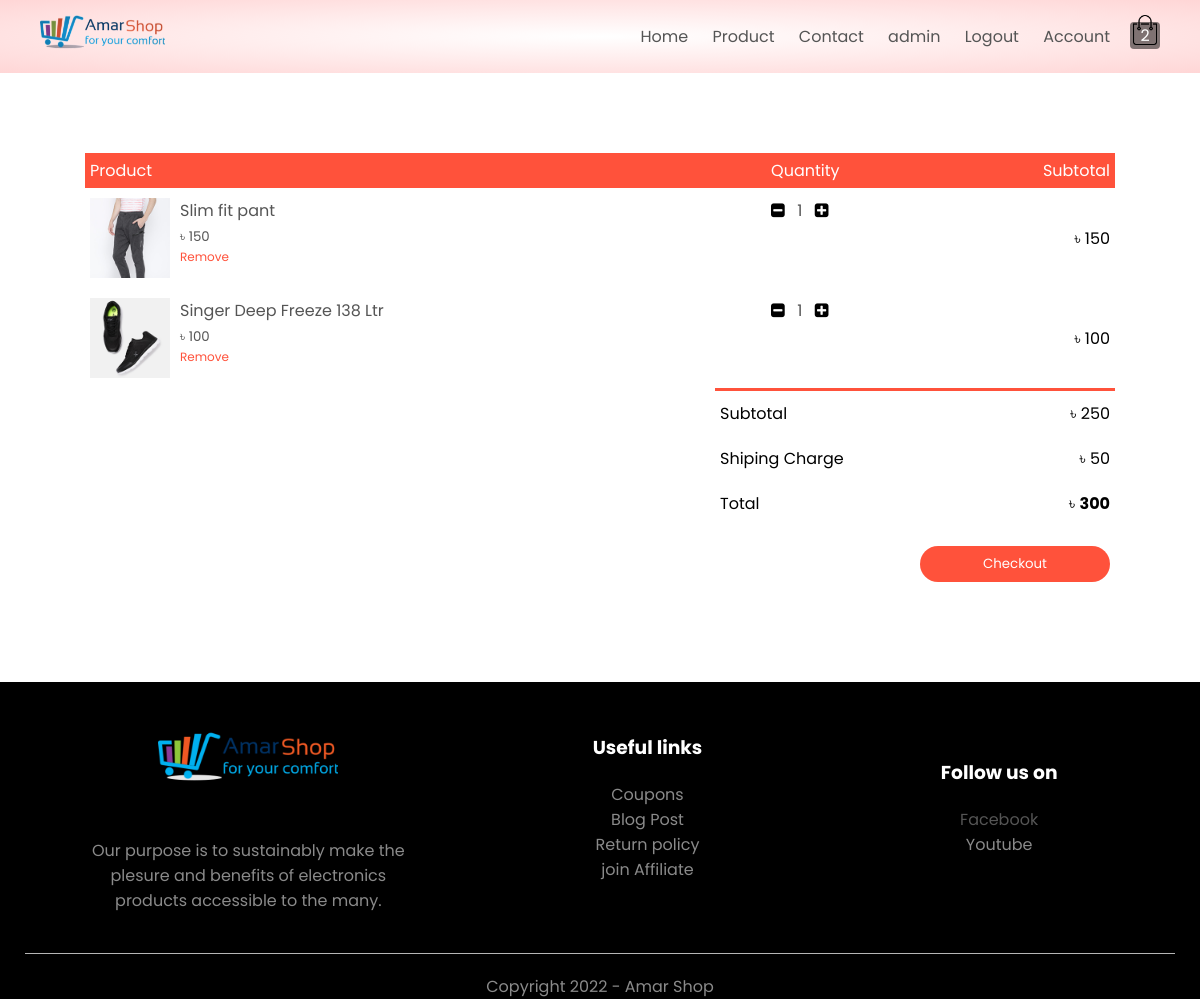
The app's page /cart/ (signed in) with its own data.
### shop/models.py (models this page shows, shortened)
class Cart(models.Model):
    _user = models.ForeignKey(User, on_delete=models.CASCADE)
    product = models.ForeignKey(Product, on_delete=models.CASCADE)
    quantity = models.PositiveIntegerField(default=1)
    added_at = models.DateTimeField(auto_now_add=True)
    class Meta:
        ordering = ['added_at']
    @property
    def get_sub_total(self):
        return self.quantity * self.product.discount_price

class ProductImage(models.Model):
    image = models.ImageField(upload_to=utails.get_upload_dir)
    @property
    def get_url(self):
        return f"/media/{self.image}"

class Product(models.Model):
    product_id = models.CharField(max_length=20, primary_key=True, unique=True, blank=True)
    category = models.CharField(max_length=50, choices=utails.PRODUCT_CATEGORY, null=True, blank=True)
    title = models.CharField(max_length=250)
    model = models.CharField(max_length=250, null=True, blank=True)
    image = models.ManyToManyField(ProductImage)
    description = models.TextField(null=True, blank=True)
    status = models.CharField(max_length=20, choices=utails.PRODUCT_STATUS, null=True, blank=True)
    quantity = models.PositiveIntegerField()
    regular_price = models.PositiveIntegerField()
    discount_price = models.PositiveIntegerField()
    rating = models.FloatField(default=5.0, null=True, blank=True)
    added_at = models.DateTimeField(auto_now_add=True)
    class Meta:
        ordering = ['added_at']

### shop/views.py (the view, shortened to what this page needs)
# urls.py: path('cart/', views.cart, name='cart'),
@login_required
def cart(request):
    CART = True
    user = request.user
    cart_products = Cart.objects.filter(_user=user)
    sub_total_cost = 0
    for cart in cart_products:
        sub_total_cost += cart.get_sub_total
    CHECKOUT = False
    CUSTOMERS = False
    ADDRESS = False
    context = {
        'carts': cart_products,
        'shiping': SHIPING_CHARGE,
        'sub_total': sub_total_cost,
        'total_cost': sub_total_cost+SHIPING_CHARGE,
        'CART': CART,
        'CHECKOUT': CHECKOUT,
        'ADDRESS' : ADDRESS,
        'customers': CUSTOMERS,
    }
    return render(request, 'shop/cart.html', context)

### shop/templatetags/cart_product.py (called while the page is built)
@register.filter
def count_cart_product(user):
    try:
        all_cart_product = Cart.objects.filter(_user=user)
        if all_cart_product:
            count = 0
            for cart in all_cart_product:
                count += cart.quantity
            return count
    except Exception as e:
        pass
    return 0

### templates/shop/cart.html (shortened to what this page needs)
{% extends "base.html" %}
{% load static %}
{% block content %}
<div class="small-container cart-page" id="cart-main-container">
    {% if CART %}
    {% if carts %}
    <table>
        <thead id="temp">
            <th>Product</th>
            <th>Quantity</th>
            <th>Subtotal</th>
        </thead>
        {% for cart in carts %}
        <tr>
            <td>
                <div class="cart-info">
                    {% with cart.product.image.all|first as image %}
                        <img src="{{image.get_url}}"/>
                    {% endwith %}
                    <div class="">
                        <p>{{cart.product.title}}</p>
                        <small>&#2547; {{cart.product.discount_price}}</small>
                        <br>
                        <p class="remove" product_id="{{cart.product.product_id}}">Remove</p>
                    </div>
                </div>
            </td>
            <td id="cart-quantity">
                <span><i class="fa fa-minus-square quantity-decrease" product_id="{{cart.product.product_id}}"></i></span>
                    <p class="quantity">{{cart.quantity}}</p>
                <span><i class="fa fa-plus-square quantity-increase" product_id="{{cart.product.product_id}}"></i></i></span>
            </td>
            <td>&#2547; {{cart.get_sub_total}}</td>
        </tr>
        {% endfor %}
    </table>
    <div class="total-price" id="total-price">
        <table>
            <tr>
                <td>Subtotal</td>
                <td id="sub-total">&#2547; {{sub_total}}</td>
            </tr>
            <tr>
                <td>Shiping Charge</td>
                <td>&#2547; {{shiping}}</td>
            </tr>
            <tr>
                <td>Total</td>
                <td id="total">&#2547; <strong>{{total_cost}}</strong></td>
            </tr>
            <tr>
                <td id="blank-td"></td>
                <td>
                    <form action="" method="POST">
                        <button type="submit" class="btn" name="checkout">Checkout</button>
                    </form>
                </td>
            </tr>
        </table>
    </div>
    {% endif %}
    {% endif %}
</div>
{% endblock content %}

### templates/base.html (shortened to what this page needs)
{% load static %}
{% load cart_product %}
<!DOCTYPE html>
<html lang="en">
<head>
    <link rel="stylesheet" href="https://stackpath.bootstrapcdn.com/font-awesome/4.7.0/css/font-awesome.min.css">
    <link rel="stylesheet" href="{% static '/css/style.css' %}">
</head>
<body>
<div class="header" id="top">
    <div class="container">
        <div class="navbar">
            <div class="logo">
                <a href="{% url 'shop:home' %}"><img src="{% static '/images/icons/logo_main.png' %}" width="125px"></a>
            </div>
            <nav>
                <ul id="menu-items">
                    <li><a href="{% url 'shop:home' %}">Home</a></li>
                    <li><a href="{% url 'shop:products' %}">Product</a></li>
                    <li><a href="">Contact</a></li>
                    {% if request.user.is_authenticated %}
                        {% if request.user.username == 'admin' %}
                        <li><a href="/admin">{{request.user.username}}</a></li>
                        {% else %}
                        <li><a href="#">{{request.user}}</a></li>
                        {% endif %}
                        <li><a href="{% url 'account:logout' %}">Logout</a></li>
                    {% endif %}
                    {% if not request.user.is_authenticated %}
                        <li><a href="{% url 'account:home' %}">Account</a></li>
                    {% else %}
                        <li><a href="{% url 'account:profile' %}">Account</a></li>
                    {% endif %}
                </ul>
            </nav>
            <a href="{% url 'shop:cart' %}"><p class="badge" id="quantity-badge">{{request.user|count_cart_product}}</p><img src="{% static '/images/icons/cart.png' %}" width="30px" height="30px"></a>
        </div>
    </div>
</div>
{% block content %} {% endblock content %}
<div class="footer">
    <div class="container">
        <div class="row">
            <div class="footer-col-2">
                <img src="{% static '/images/icons/logo_footer.png' %}" alt="">
                <p>Our purpose is to sustainably make the plesure and benefits of electronics products accessible to the many.</p>
            </div>
            <div class="footer-col-3">
                <h3>Useful links</h3>
                <ul>
                    <li>Coupons</li>
                    <li>Blog Post</li>
                    <li>Return policy</li>
                    <li>join Affiliate</li>
                </ul>
            </div>
            <div class="footer-col-4">
                <h3>Follow us on</h3>
                <ul>
                    <li><a href="https://www.facebook.com/profile.php?id=100013294023949" target="_blank">Facebook</a></li>
                    <li>Youtube</li>
                </ul>
            </div>
        </div>
        <hr>
        <p class="copyright">Copyright 2022 - Amar Shop</p>
    </div>
</div>
</body>
</html>

### static/css/style.css (style rules this page uses)
* { margin: 0; padding: 0; box-sizing: border-box; font-family: 'Poppins', sans-serif; }
.header { background: radial-gradient(#fff, #ffd6d6); }
.container { max-width: 1200px; margin: auto; padding-left: 25px; padding-right: 25px; }
.navbar { display: flex; align-items: center; padding: 15px; }
nav { flex: 1; text-align: right; }
nav ul { display: inline-block; list-style-type: none; }
nav ul li { display: inline-block; margin-right: 20px; }
a { text-decoration: none; color: #555; }
p { color: #555; }
.row { display: flex; align-items: center; flex-wrap: wrap; justify-content: space-around; }
.btn { display: inline-block; background: #ff523b; color: #fff; padding: 8px 30px; margin: 30px 0; border-radius: 30px; transition: background 0.5s; }
.small-container { max-width: 1080px; margin: auto; padding-left: 25px; padding-right: 25px; }
small { color: #555; }
.footer { background: #000; color: #8a8a8a; }
.footer p { color: #8a8a8a; }
.footer h3 { color: #fff; margin-bottom: 20px; }
.footer-col-1, .footer-col-2, .footer-col-3, .footer-col-4 { min-width: 250px; max-width: 30%; margin: 20px 0; }
.footer-col-2 { flex: 1; text-align: center; }
.footer-col-2 img { width: 180px; margin-bottom: 20px; }
.footer-col-3, .footer-col-4 { flex-basis: 12%; text-align: center; }
ul li { list-style-type: none; }
.footer hr { border: none; background: #b5b5b5; height: 1px; margin: 20px 0; }
.copyright { text-align: center; }
.cart-page { margin: 80px auto; }
table { width: 100%; border-collapse: collapse; }
.cart-info { display: flex; flex-wrap: wrap; }
th { text-align: left; padding: 5px; color: #fff; background: #ff523b; font-weight: normal; }
td { padding: 10px 5px; }
td .quantity { width: 30px; height: 30px; padding: 3px; text-align: center; margin-top: -3px; }
#cart-quantity { display: flex; flex-direction: row; }
td .remove { color: #ff523b; font-size: 12px; }
td img { width: 80px; height: 80px; margin-right: 10px; }
.total-price { display: flex; justify-content: flex-end; }
.total-price table { border-top: 3px solid #ff523b; width: 100%; max-width: 400px; }
td:last-child { text-align: right; }
th:last-child { text-align: right; }
form .btn { width: 100%; border: none; cursor: pointer; margin: 10px 0; }
.badge { color: rgb(255, 255, 255); background-color: rgba(0, 0, 0, 0.5); padding: 1px; text-align: center; margin-bottom: -34px; font-weight: light; border-radius: 4px; }

### records on screen
Cart: get_url (picture), product "Slim fit pant", product.discount_price "150", quantity "1", get_sub_total "150"
Cart: get_url (picture), product "Singer Deep Freeze 138 Ltr", product.discount_price "100", quantity "1", get_sub_total "100"

### other values on screen
{{ request.user.username }} "admin"
{{ sub_total }} "250"
{{ shiping }} "50"
{{ total_cost }} "300"
